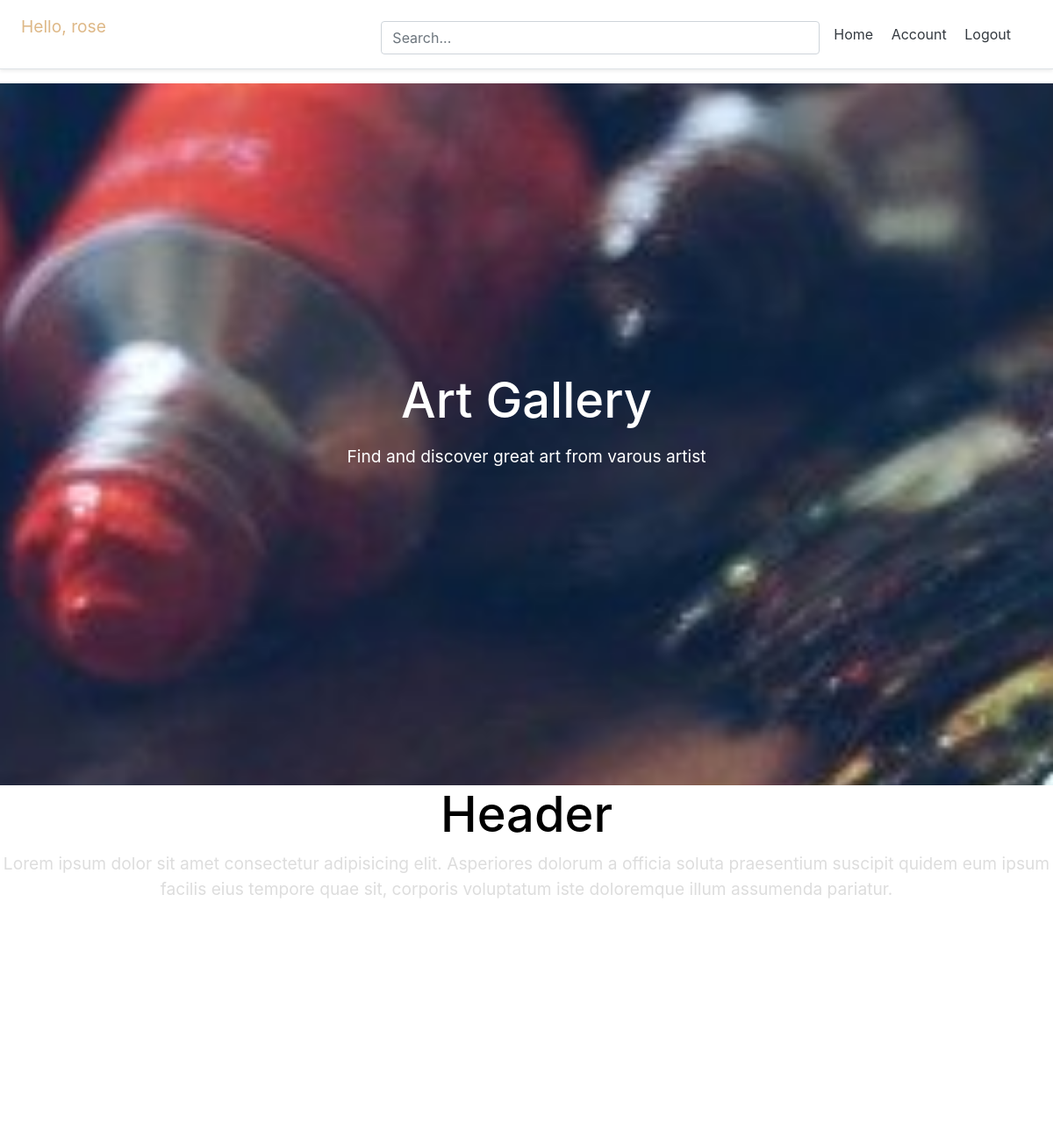
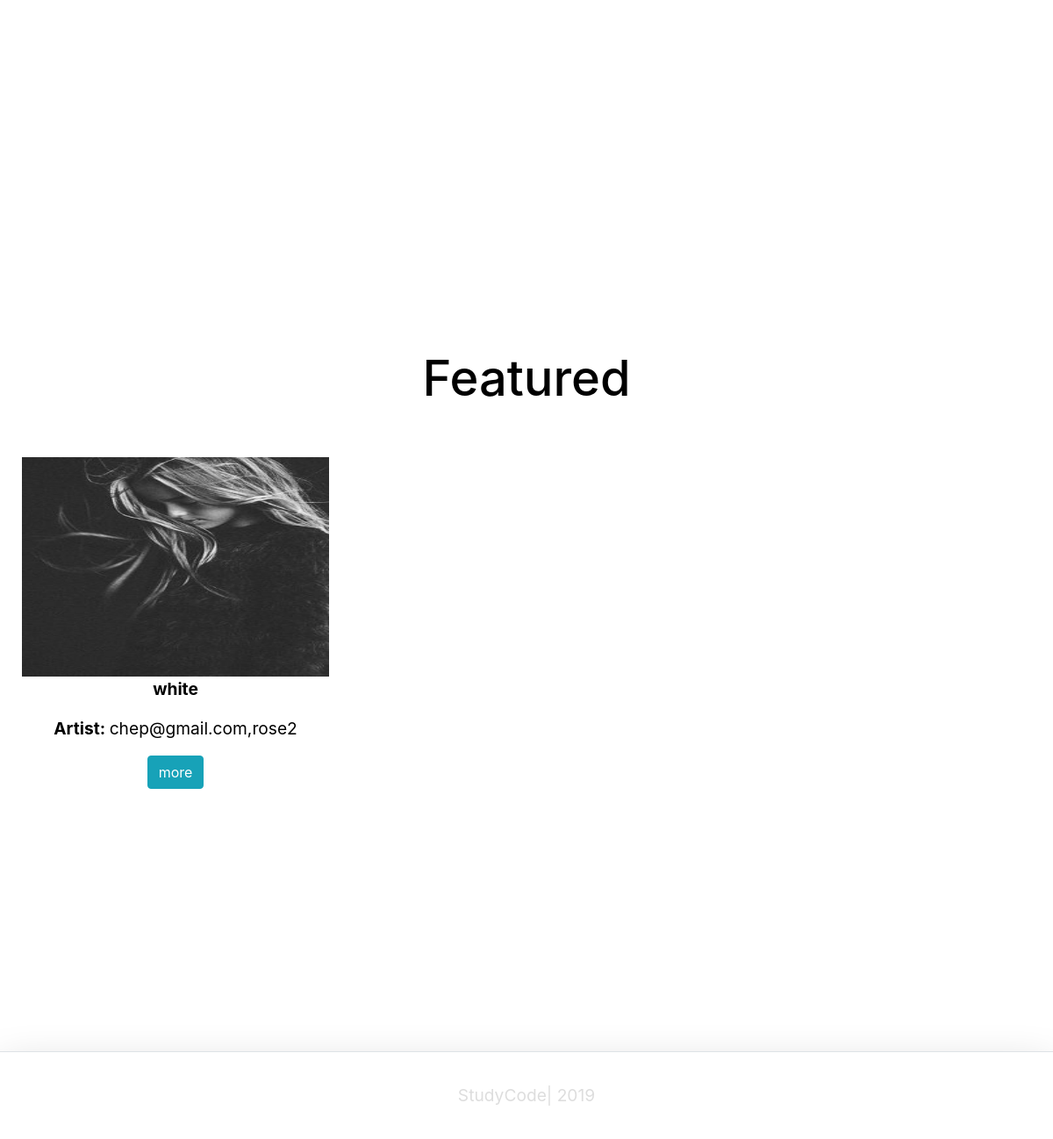
/ (signed in), run on the app's committed database (2 pictures, top to bottom).
### account/models.py (models this page shows, shortened)
class Account(AbstractBaseUser):
    email 		= models.EmailField(verbose_name = "email", max_length= 60, unique = True)
    username 	= models.CharField(max_length = 40, unique = True)
    full_name = models.CharField(max_length=50)
    instagram   = models.URLField()
    facebook    = models.URLField()
    artist_type = models.CharField(max_length=50)
    bio         = models.CharField(max_length=150)
    profile_image = models.ImageField()
    website     = models.URLField()
    date_joined	= models.DateTimeField(verbose_name='date joined', auto_now_add = True)
    last_login  = models.DateTimeField(verbose_name= 'last login', auto_now= True)
    is_admin    = models.BooleanField(default= False)
    is_active   = models.BooleanField(default= True)
    is_staff    = models.BooleanField(default = False)
    is_superuser= models.BooleanField(default= False)
    USERNAME_FIELD = 'email'
    REQUIRED_FIELDS = ['username']
    objects = MyAccountManager()
    def __str__(self):
      return self.email + "," + self.username

### home/models.py (models this page shows, shortened)
class Art(models.Model):
    title = models.CharField(max_length=100)
    category = models.ForeignKey(ArtCategory, on_delete=models.CASCADE)
    artist = models.ForeignKey(settings.AUTH_USER_MODEL, on_delete=models.CASCADE)
    image = models.ImageField(upload_to="myimages")
    price = models.DecimalField(max_digits=10, decimal_places=2)
    available = models.BooleanField(default=False)
    featured = models.BooleanField(default=False)
    class Meta:
        verbose_name_plural = 'Art'

### home/views.py (the view)
# urls.py: path('',home_screen_view, name="home"),
def home_screen_view(request):
  arts_featured = Art.objects.filter(featured = True)
  return render(request,"home/home.html",{ 'arts_featured': arts_featured})

### home/templates/home/home.html
{% extends 'base.html' %}
{% load static %}
{% block content %}
<link rel="stylesheet" type="text/css" href="{% static 'css/style.css' %}">
<section class="landing-section landing-main">
  <h1 class="brand">Art Gallery</h1>
  <p class="landing-main-text">
   Find and discover great art from varous artist
  </p>
</section>
<section class="content-section">
    <h1 class="about">Header</h1>
    <p class="content-section-text">Lorem ipsum dolor sit amet consectetur adipisicing elit. Asperiores dolorum a officia soluta praesentium suscipit
      quidem eum ipsum facilis eius tempore quae sit, corporis voluptatum iste doloremque illum assumenda pariatur.</p>
</section>
<section class="featured-section">
  <h1 class="featured">Featured</h1>
<br>
<div class="container-fluid">
  <div class="row">
    {% for art in arts_featured %}
    <div class="col-md-4">
      <img class="imgart mt-4" src="{{ art.image.url }}" alt="Card image cap" width="350px" height="250px">
      <span style="color: #000000;">
        <p><strong>{{art.title}} </strong></p>
        <p><strong>Artist: </strong>{{art.artist}}</p>
        <button class="btn btn-info">more</button>
      </span>
    </div>
    {% endfor%}
  </div>
</div>
</section>
{% endblock content %}

### templates/snippets/header.html (shortened to what this page needs)
<link rel="stylesheet" href="https://stackpath.bootstrapcdn.com/bootstrap/4.3.1/css/bootstrap.min.css"
integrity="sha384-ggOyR0iXCbMQv3Xipma34MD+dH/1fQ784/j6cY/iJTQUOhcWr7x9JvoRxT2MZw1T">
<div class="d-flex flex-column flex-md-row align-items-center p-3 px-md-4 mb-3 bg-white border-bottom shadow-sm">
	  <h5 class="my-0 mr-md-auto font-weight-normal">
	  	{% if request.user.is_authenticated %}
	  	<p id="user-name">Hello, {{request.user.username}} </p>
	  	{% else %}
	  	<p>Art Gallery</p>
	  	{% endif%}
	  </h5>
	 <div class="search-bar mt-sm-2 mr-2">
	  	<form method="get">
	  		<input class="form-control"  type="text" name="q" id="id_q" placeholder="Search...">
	  	</form>
  </div>
	  <nav class="my-2 my-md-0 mr-md-3">
	  	{% if request.user.is_authenticated %}
		   <a class="p-2 text-dark" href="{% url 'home' %}">Home</a>
			<a class="p-2 text-dark" href="{% url 'account' %}">Account</a>
	 		 <a class="p-2 text-dark" href="{% url 'logout' %}">Logout</a>
	 	{% else%}
	 		<a class="p-2 text-dark" href="{% url 'home' %}">Home</a>
			<a class="p-2 text-dark" href="{% url 'login' %}">Login</a>
			<a class="btn btn-outline-primary" href="{% url 'register' %}">Register</a>
	  	{% endif %}
	  </nav>
</div>

### static/css/style.css (style rules this page uses)
body { color: #ddd; background: #ffffff; font-family: -apple-system, BlinkMacSystemFont, "Segoe UI", Roboto, Helvetica, Arial, sans-serif, "Apple Color Emoji", "Segoe UI Emoji", "Segoe UI Symbol"; padding: 0; margin: 0; }
#user-name { color: burlywood; }
section { padding: 0; margin: 0; }
h1 { font-size: 3.5rem; }
p { font-size: 1.2rem; }
.brand { margin: 0; color: #ffffff; }
.about { color: #000000; }
.featured { color: #000000; }
.content-section { width: 100vw; min-height: 100vh; justify-content: center; background: white; align-items: center; text-align: center; }
.landing-section { min-height: 100vh; width: 100vw; display: flex; align-items: center; justify-content: center; flex-direction: column; }
.featured-section { width: 100vw; min-height: 100vh; justify-content: center; background: white; align-items: center; text-align: center; }
.landing-main { background: white url("/static/img/art.jpg") no-repeat center center fixed; background-size: cover; color: white; }
.landing-main-text { padding: 1rem; }

### templates/snippets/header.html (style rules this page uses)
@media (min-width: 768px) { html { font-size: 16px; } }
.search-bar { max-width: 500px; width: 100%; }
form { width: 100%; }
#user-name { color: burlywood; }

### templates/snippets/base_css.html (style rules this page uses)
body { background-color: #f2f2f2; }

### data on the page
Account: user.username "rose"
Art: image (picture), title "white", artist "chep@gmail.com,rose2"
